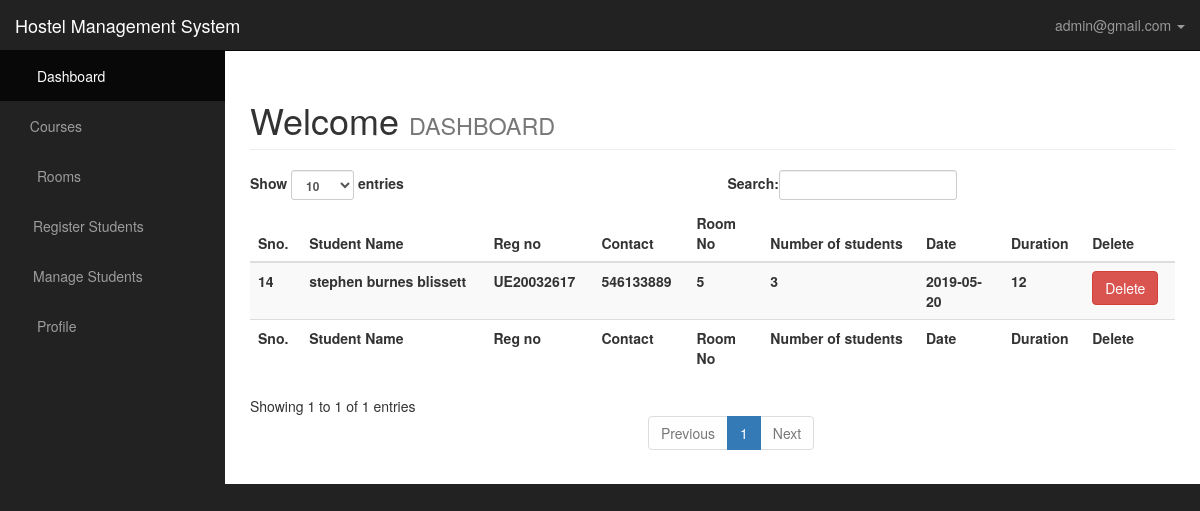
/admin/administrator/register_student.php (signed in), run on the app's committed database.
### tables this page shows
CREATE TABLE `registration` (
  `id` int(11) NOT NULL,
  `roomno` int(11) NOT NULL,
  `seater` int(11) NOT NULL,
  `feespm` int(11) NOT NULL,
  `stayfrom` date NOT NULL,
  `duration` int(11) NOT NULL,
  `course` varchar(500) NOT NULL,
  `regno` varchar(250) NOT NULL,
  `firstName` varchar(500) NOT NULL,
  `middleName` varchar(500) NOT NULL,
  `lastName` varchar(500) NOT NULL,
  `gender` varchar(250) NOT NULL,
  `contactno` varchar(20) NOT NULL,
  `emailid` varchar(500) NOT NULL,
  `egycontactno` varchar(11) NOT NULL,
  `guardianName` varchar(500) NOT NULL,
  `guardianRelation` varchar(500) NOT NULL,
  `guardianContactno` varchar(11) NOT NULL,
  `corresAddress` varchar(500) NOT NULL,
  `corresCIty` varchar(500) NOT NULL,
  `postingDate` timestamp NOT NULL DEFAULT CURRENT_TIMESTAMP
);

### admin/includes/view_student.php (the view, shortened to what this page needs)
<table class="table table-striped table-inverse table-responsive" id="table">
    <thead class="thead-inverse">
        <tr>
            <th>Sno.</th>
            <th>Student Name</th>
            <th>Reg no</th>
            <th>Contact</th>
            <th>Room No</th>
            <th>Number of students</th>
            <th>Date</th>
            <th>Duration</th>
            <th>Delete</th>
        </tr>
        </thead>
        <tfoot class="thead">
        <tr>
            <th>Sno.</th>
            <th>Student Name</th>
            <th>Reg no</th>
            <th>Contact</th>
            <th>Room No</th>
            <th>Number of students</th>
            <th>Date</th>
            <th>Duration</th>
            <th>Delete</th>
        </tr>
        </tfoot>
        <tbody>
            <tr>
<?php
    global $connection;
    $query = "SELECT * FROM registration";
    $result = mysqli_query($connection,$query);
    while($row = mysqli_fetch_assoc($result)){
        $id = $row['id'];
        $firstName = $row['firstName'];
        $middleName = $row['middleName'];
        $lastName = $row['lastName'];
        $regno = $row['regno'];
        $contactno = $row['contactno'];
        $room_no = $row['roomno'];
        $seater = $row['seater'];
        $stayfrom = $row['stayfrom'];
        $duration = $row['duration'];
       ?> <th><?php echo $id ;?></th>
        <th><?php echo $firstName ." ". $middleName ." ". $lastName ;?></th>
        <th><?php echo $regno ;?></th>
        <th><?php echo $contactno ;?></th>
        <th><?php echo $room_no ;?></th>
        <th><?php echo $seater ;?></th>
        <th><?php echo $stayfrom ;?></th>
        <th><?php echo $duration ;?></th>
        <th><?php echo "<a onClick=\"javascript: return confirm('Do you wish to delete it.') \" href='student_cat.php?delete={$id}'><button type='button' class='btn btn-danger'>Delete</button></a>";?></th>
        </tr><?php
    }
?>
        </tbody>
</table>

### admin/css/sb-admin.css (style rules this page uses)
body { margin-top: 100px; background-color: #222; }
@media (min-width:768px) { body { margin-top: 50px; } }

### data on the page
registration: id "14", firstName "stephen", middleName "burnes", lastName "blissett", regno "UE20032617", contactno "546133889", roomno "5", seater "3", stayfrom "2019-05-20", duration "12"

### other printed values
$_SESSION['username'] "admin@gmail.com"
